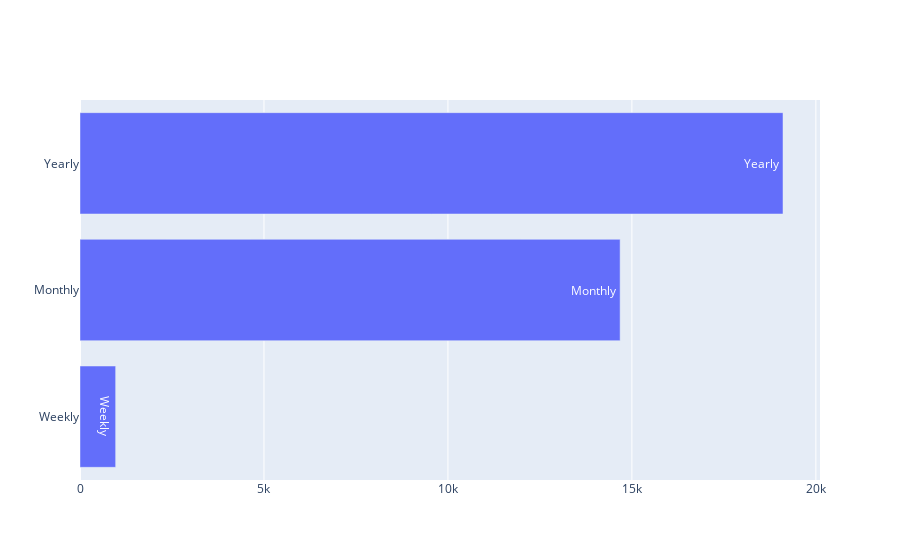

The code cell stored with this chart in its notebook:
### Markdown cell above
age can be converted into ranges of age, as

### Code cell
plot_distribution(df, 'CompFreq', 2020).show()

### Figure 1 — Plotly figure (JSON) as saved in the notebook; plotly's stock layout.template omitted (floating-point values rounded to 4 significant figures)
{"data": [{"orientation": "h", "text": ["Weekly", "Monthly", "Yearly"], "type": "bar", "x": [969, 14680, 19107], "y": ["Weekly", "Monthly", "Yearly"]}], "layout": {}}
